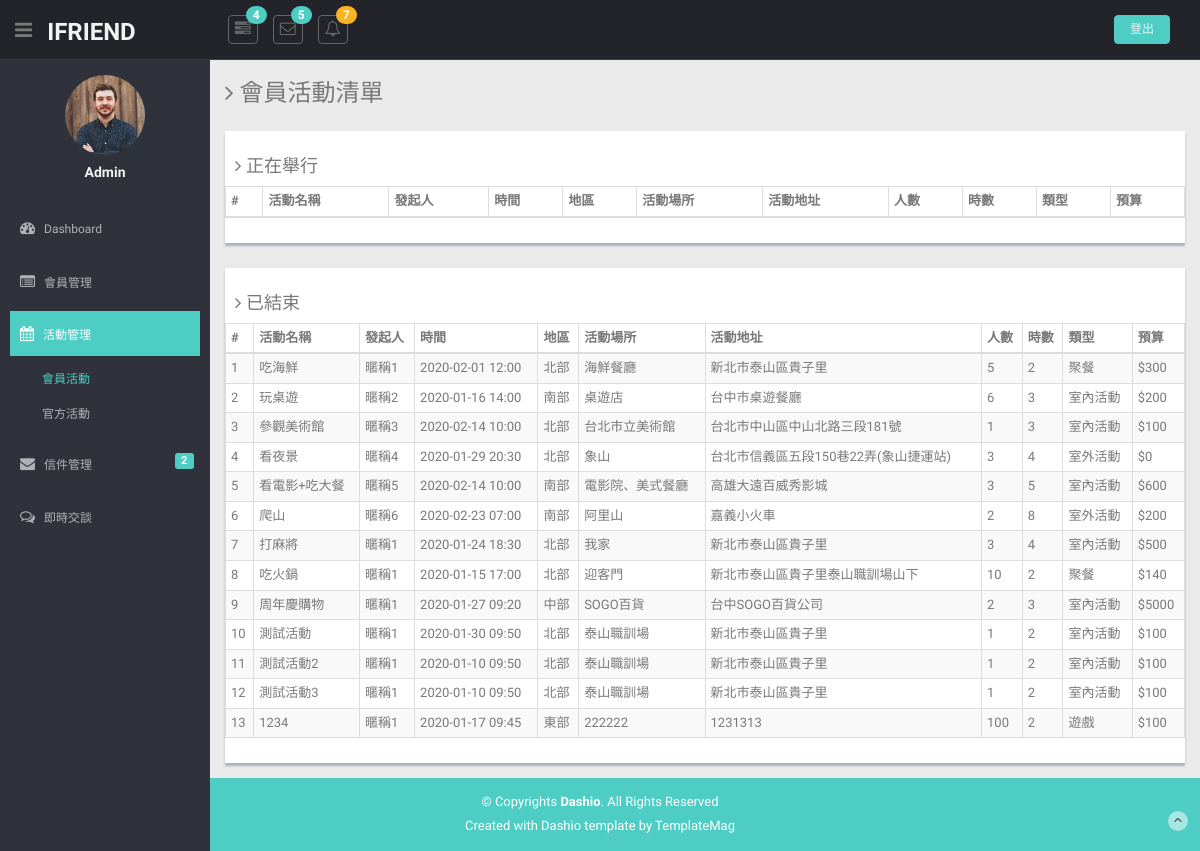
The app's page /Dashio/aevent.php with its own data.
### tables this page shows
CREATE TABLE `t5_event` (
  `id` int(10) UNSIGNED NOT NULL,
  `acc` text NOT NULL,
  `eventname` text NOT NULL,
  `organizer` text NOT NULL,
  `locat` text NOT NULL,
  `place` text NOT NULL,
  `placeadd` text NOT NULL,
  `num` int(11) NOT NULL,
  `order_num` int(11) NOT NULL,
  `timelength` int(11) NOT NULL,
  `type` text NOT NULL,
  `budget` int(11) NOT NULL,
  `intro` text NOT NULL,
  `memo` text NOT NULL,
  `date` datetime DEFAULT NULL
);

### php/sql.php (called while the page is built, shortened)
<?php
$db=new PDO("mysql:host=127.0.0.1;dbname=s1080404;charset=utf8","root","");
function select($tableName,$where){
  global $db;
  $sql="SELECT * FROM ".$tableName." WHERE ".$where;
  return $db->query($sql)->fetchAll();
}
?>

### Dashio/aevent.php (the view, shortened to what this page needs)
<?php
require_once("../php/sql.php");
?>
<!DOCTYPE html>
<html lang="en">
<head>
  <link href="lib/bootstrap/css/bootstrap.min.css" rel="stylesheet">
  <link href="lib/font-awesome/css/font-awesome.css" rel="stylesheet" />
  <link href="css/style.css" rel="stylesheet">
  <link href="css/style-responsive.css" rel="stylesheet">
  <link href="css/table-responsive.css" rel="stylesheet">
</head>
<body>
  <section id="container">
    <header class="header black-bg">
      <div class="sidebar-toggle-box">
        <div class="fa fa-bars tooltips" data-placement="right" data-original-title="Toggle Navigation"></div>
      </div>
      <a href="admin.php" class="logo"><b>iFRIEND</b></a>
      <div class="nav notify-row" id="top_menu">
        <ul class="nav top-menu">
          <li class="dropdown">
            <a data-toggle="dropdown" class="dropdown-toggle" href="admin.php#">
              <i class="fa fa-tasks"></i>
              <span class="badge bg-theme">4</span>
              </a>
          </li>
          <li id="header_inbox_bar" class="dropdown">
            <a data-toggle="dropdown" class="dropdown-toggle" href="admin.php#">
              <i class="fa fa-envelope-o"></i>
              <span class="badge bg-theme">5</span>
              </a>
          </li>
          <li id="header_notification_bar" class="dropdown">
            <a data-toggle="dropdown" class="dropdown-toggle" href="admin.php#">
              <i class="fa fa-bell-o"></i>
              <span class="badge bg-warning">7</span>
              </a>
          </li>
        </ul>
      </div>
      <div class="top-menu">
        <ul class="nav pull-right top-menu">
          <li><a class="logout" href="../php/api.php?do=alogout">登出</a></li>
        </ul>
      </div>
    </header>
    <aside>
      <div id="sidebar" class="nav-collapse ">
        <ul class="sidebar-menu" id="nav-accordion">
          <p class="centered"><a href="profile.html" style="pointer-events: none"><img src="img/ui-sam.jpg" class="img-circle" width="80"></a></p>
          <h5 class="centered">Admin</h5>
          <li class="mt">
            <a href="admin.php">
              <i class="fa fa-dashboard"></i>
              <span>Dashboard</span>
              </a>
          </li>
          <li class="sub-menu">
            <a href="javascript:;">
              <i class="fa fa-list-alt"></i>
              <span>會員管理</span>
              </a>
          </li>
          <li class="sub-menu">
            <a class="active" href="javascript:;">
              <i class="fa fa-calendar"></i>
              <span>活動管理</span>
              </a>
            <ul class="sub">
              <li class="active"><a href="aevent.php">會員活動</a></li>
              <li><a href="aevent_org.php">官方活動</a></li>
            </ul>
          </li>
          <li>
            <a href="inbox.php">
              <i class="fa fa-envelope"></i>
              <span>信件管理 </span>
              <span class="label label-theme pull-right mail-info">2</span>
              </a>
          </li>
          <li class="sub-menu">
            <a href="javascript:;">
              <i class="fa fa-comments-o"></i>
              <span>即時交談</span>
              </a>
          </li>
        </ul>
      </div>
    </aside>
    <section id="main-content">
      <section class="wrapper">
        <h3><i class="fa fa-angle-right"></i> 會員活動清單</h3>
        <div class="row mt">
          <div class="col-lg-12">
            <div class="content-panel">
              <h4><i class="fa fa-angle-right"></i> 正在舉行</h4>
              <section id="no-more-tables">
                <table class="table table-bordered table-striped table-condensed cf">
                  <thead class="cf">
                    <tr>
                      <th>#</th>
                      <th>活動名稱</th>
                      <th class="numeric">發起人</th>
                      <th class="numeric">時間</th>
                      <th class="numeric">地區</th>
                      <th class="numeric">活動場所</th>
                      <th class="numeric">活動地址</th>
                      <th class="numeric">人數</th>
                      <th class="numeric">時數</th>
                      <th class="numeric">類型</th>
                      <th class="numeric">預算</th>
                    </tr>
                  </thead>
                </table>
              </section>
            </div>
          </div>
        </div>
        <div class="row mt">
          <div class="col-lg-12">
            <div class="content-panel">
              <h4><i class="fa fa-angle-right"></i> 已結束</h4>
              <section id="no-more-tables">
                <table class="table table-bordered table-striped table-condensed cf">
                  <thead class="cf">
                    <tr>
                      <th>#</th>
                      <th>活動名稱</th>
                      <th class="numeric">發起人</th>
                      <th class="numeric">時間</th>
                      <th class="numeric">地區</th>
                      <th class="numeric">活動場所</th>
                      <th class="numeric">活動地址</th>
                      <th class="numeric">人數</th>
                      <th class="numeric">時數</th>
                      <th class="numeric">類型</th>
                      <th class="numeric">預算</th>
                    </tr>
                  </thead>
                  <tbody>
                  <?php
                    $events=select('t5_event','(organizer <> "官方" AND date <NOW())');
                    $i=1;
                    foreach ($events as $event) {
                    ?>
                    <tr>
                      <td data-title="#"><?=$i?></td>
                      <td data-title="活動名稱"><?=$event['eventname']?></td>
                      <td class="numeric" data-title="發起人"><?=$event['organizer']?></td>
                      <td class="numeric" data-title="時間"><?=substr($event['date'],0,16)?></td>
                      <td class="numeric" data-title="地區"><?=mb_substr($event['locat'],0,2)?></td>
                      <td class="numeric" data-title="活動場所"><?=$event['place']?></td>
                      <td class="numeric" data-title="活動地址"><?=$event['placeadd']?></td>
                      <td class="numeric" data-title="人數"><?=$event['num']?></td>
                      <td class="numeric" data-title="時數"><?=$event['timelength']?></td>
                      <td class="numeric" data-title="類型"><?=$event['type']?></td>
                      <td class="numeric" data-title="預算">$<?=$event['budget']?></td>
                    </tr>
                    <?php
                    $i++;
                    }
                    ?>
                  </tbody>
                </table>
              </section>
            </div>
          </div>
        </div>
      </section>
    </section>
    <footer class="site-footer">
      <div class="text-center">
        <p>
          &copy; Copyrights <strong>Dashio</strong>. All Rights Reserved
        </p>
        <div class="credits">
          Created with Dashio template by <a href="https://templatemag.com/">TemplateMag</a>
        </div>
        <a href="responsive_table.html#" class="go-top">
          <i class="fa fa-angle-up"></i>
          </a>
      </div>
    </footer>
  </section>
</body>
</html>

### Dashio/css/style.css (style rules this page uses)
body { color: #797979; background: #eaeaea; font-family: 'Ruda', '微軟正黑體', sans-serif; padding: 0px !important; margin: 0px !important; font-size:13px; }
ul li { list-style: none; }
a, a:hover, a:focus { text-decoration: none; outline: none; }
#container { width: 100%; height: 100%; }
.bg-theme { background-color: #4ECDC4; }
.centered { text-align: center; }
.mt { margin-top: 25px; }
.label-theme { background-color: #4ECDC4; }
ul.top-menu > li > .logout { color: #f2f2f2; font-size: 12px; border-radius: 4px; -webkit-border-radius: 4px; border: 1px solid #64c3c2 !important; padding: 5px 15px; margin-right: 15px; background: #4ECDC4; margin-top: 15px; }
#sidebar { width: 210px; height: 100%; position: fixed; background: #2f323a; }
#sidebar h5 { color: #f2f2f2; font-weight: 700; }
#sidebar ul li { position: relative; }
#sidebar .sub-menu > .sub li { padding-left: 32px; }
#sidebar .sub-menu > .sub li:last-child { padding-bottom: 10px; }
ul.sidebar-menu , ul.sidebar-menu li ul.sub { margin: -2px 0 0; padding: 0; }
ul.sidebar-menu { margin-top: 75px; }
#sidebar > ul > li > ul.sub { display: none; }
#sidebar > ul > li.active > ul.sub, #sidebar > ul > li > ul.sub > li > a { display: block; }
ul.sidebar-menu li ul.sub li { background: #2f323a; margin-bottom: 0; margin-left: 0; margin-right: 0; }
ul.sidebar-menu li ul.sub li:last-child { border-radius: 0 0 4px 4px; -webkit-border-radius: 0 0 4px 4px; }
ul.sidebar-menu li ul.sub li a { font-size: 12px; padding: 6px 0; line-height: 35px; height: 35px; -webkit-transition: all 0.3s ease; -moz-transition: all 0.3s ease; -o-transition: all 0.3s ease; -ms-transition: all 0.3s ease; transition: all 0.3s ease; color: #aeb2b7; }
ul.sidebar-menu li ul.sub li.active a { color: #4ECDC4; -webkit-transition: all 0.3s ease; -moz-transition: all 0.3s ease; -o-transition: all 0.3s ease; -ms-transition: all 0.3s ease; transition: all 0.3s ease; display: block; }
ul.sidebar-menu li { margin-bottom: 5px; margin-left:10px; margin-right:10px; }
ul.sidebar-menu li.sub-menu { line-height: 15px; }
ul.sidebar-menu li a span { display: inline-block; }
ul.sidebar-menu li a { color: #aeb2b7; text-decoration: none; display: block; padding: 15px 0 15px 10px; font-size: 12px; outline: none; -webkit-transition: all 0.3s ease; -moz-transition: all 0.3s ease; -o-transition: all 0.3s ease; -ms-transition: all 0.3s ease; transition: all 0.3s ease; }
ul.sidebar-menu li a.active, ul.sidebar-menu li a:hover, ul.sidebar-menu li a:focus { background: #4ECDC4; color: #fff; display: block; -webkit-transition: all 0.3s ease; -moz-transition: all 0.3s ease; -o-transition: all 0.3s ease; -ms-transition: all 0.3s ease; transition: all 0.3s ease; }
ul.sidebar-menu li a i { font-size: 15px; padding-right: 6px; }
ul.sidebar-menu li a.active i { color: #fff; }
.mail-info, .mail-info:hover { margin: -3px 6px 0 0; font-size: 11px; }
#main-content { margin-left: 210px; }
.header, .footer { min-height: 60px; padding: 0 15px; }
.header { position: fixed; left: 0; right: 0; z-index: 1002; }
.black-bg { background: #22242a; border-bottom: 1px solid #393d46; }
.wrapper { display: inline-block; margin-top: 60px; padding-left: 15px; padding-right: 15px; padding-bottom: 15px; padding-top: 0px; width: 100%; }
a.logo { font-size: 24px; color: #f2f2f2; float: left; margin-top: 15px; text-transform: uppercase; }
a.logo b { font-weight: 900; }
#top_menu .nav > li, ul.top-menu > li { float: left; }
.notify-row { float: left; margin-top: 15px; margin-left: 92px; }
ul.top-menu > li > a { color: #666666; font-size: 16px; border-radius: 4px; -webkit-border-radius: 4px; border:1px solid #666666 !important; padding: 2px 6px; margin-right: 15px; }
.notify-row .badge { position: absolute; right: -10px; top: -10px; z-index: 100; }
.sidebar-toggle-box { float: left; padding-right: 15px; margin-top: 20px; }
.sidebar-toggle-box .fa-bars { cursor: pointer; display: inline-block; font-size: 20px; }
.content-panel { background: #ffffff; box-shadow: 0px 3px 2px #aab2bd; padding-top: 15px; padding-bottom: 5px; }
.content-panel h4 { margin-left: 10px; }
.badge.bg-warning { background: #FCB322; }
.site-footer { background: #4ECDC4; color: #fff; padding: 15px 0; }
.site-footer p { margin-bottom: 5px; }
.credits, .credits a { color: #fff; }
.go-top { margin-right: 1%; margin-top: -25px; float: right; background: rgba(255,255,255,.5); width: 20px; height: 20px; border-radius: 50%; -webkit-border-radius: 50%; }
.go-top i { color: #2A3542; }

### records on screen
t5_event: eventname "吃海鮮", organizer "暱稱1", date "2020-02-01 12:00", locat "北部", place "海鮮餐廳", placeadd "新北市泰山區貴子里", num "5", timelength "2", type "聚餐", budget "300"
t5_event: eventname "玩桌遊", organizer "暱稱2", date "2020-01-16 14:00", locat "南部", place "桌遊店", placeadd "台中市桌遊餐廳", num "6", timelength "3", type "室內活動", budget "200"
t5_event: eventname "參觀美術館", organizer "暱稱3", date "2020-02-14 10:00", locat "北部", place "台北市立美術館", placeadd "台北市中山區中山北路三段181號", num "1", timelength "3", type "室內活動", budget "100"
t5_event: eventname "看夜景", organizer "暱稱4", date "2020-01-29 20:30", locat "北部", place "象山", placeadd "台北市信義區五段150巷22弄(象山捷運站)", num "3", timelength "4", type "室外活動", budget "0"
t5_event: eventname "看電影+吃大餐", organizer "暱稱5", date "2020-02-14 10:00", locat "南部", place "電影院、美式餐廳", placeadd "高雄大遠百威秀影城", num "3", timelength "5", type "室內活動", budget "600"
t5_event: eventname "爬山", organizer "暱稱6", date "2020-02-23 07:00", locat "南部", place "阿里山", placeadd "嘉義小火車", num "2", timelength "8", type "室外活動", budget "200"
t5_event: eventname "打麻將", organizer "暱稱1", date "2020-01-24 18:30", locat "北部", place "我家", placeadd "新北市泰山區貴子里", num "3", timelength "4", type "室內活動", budget "500"
t5_event: eventname "吃火鍋", organizer "暱稱1", date "2020-01-15 17:00", locat "北部", place "迎客門", placeadd "新北市泰山區貴子里泰山職訓場山下", num "10", timelength "2", type "聚餐", budget "140"
t5_event: eventname "周年慶購物", organizer "暱稱1", date "2020-01-27 09:20", locat "中部", place "SOGO百貨", placeadd "台中SOGO百貨公司", num "2", timelength "3", type "室內活動", budget "5000"
t5_event: eventname "測試活動", organizer "暱稱1", date "2020-01-30 09:50", locat "北部", place "泰山職訓場", placeadd "新北市泰山區貴子里", num "1", timelength "2", type "室內活動", budget "100"
t5_event: eventname "測試活動2", organizer "暱稱1", date "2020-01-10 09:50", locat "北部", place "泰山職訓場", placeadd "新北市泰山區貴子里", num "1", timelength "2", type "室內活動", budget "100"
t5_event: eventname "測試活動3", organizer "暱稱1", date "2020-01-10 09:50", locat "北部", place "泰山職訓場", placeadd "新北市泰山區貴子里", num "1", timelength "2", type "室內活動", budget "100"
t5_event: eventname "1234", organizer "暱稱1", date "2020-01-17 09:45", locat "東部", place "222222", placeadd "1231313", num "100", timelength "2", type "遊戲", budget "100"
